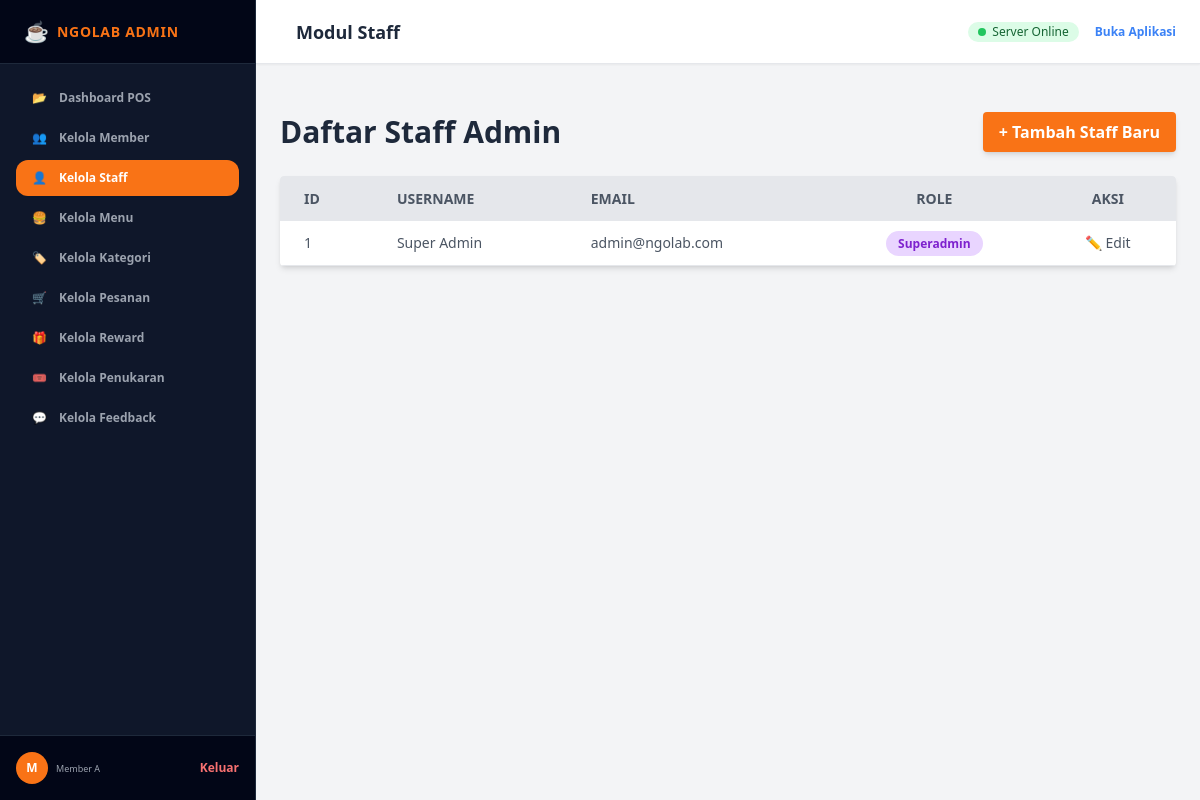
The app's page /admin/admin_dashboard.php?page=staff (signed in) with its own data.
### tables this page shows
CREATE TABLE IF NOT EXISTS `TABEL_STAFF` (
  `id_staff` INT AUTO_INCREMENT PRIMARY KEY,
  `username` VARCHAR(100) NOT NULL,
  `email` VARCHAR(100) NOT NULL UNIQUE,
  `password` VARCHAR(255) NOT NULL,
  `role` ENUM('admin', 'kasir', 'superadmin') NOT NULL DEFAULT 'admin',
  `no_hp` VARCHAR(20) DEFAULT NULL UNIQUE,
  `nim` VARCHAR(20) DEFAULT NULL,
  `created_at` TIMESTAMP DEFAULT CURRENT_TIMESTAMP
);

### admin/kelola_staff.php (the view, shortened to what this page needs)
<?php
$staff_list = $conn->query("SELECT * FROM TABEL_STAFF ORDER BY id_staff DESC");
?>
<div class="container mx-auto">
    <div class="flex justify-between items-center mb-6">
        <h1 class="text-3xl font-bold text-slate-800">Daftar Staff Admin</h1>
        <button onclick="openCreateModal()" class="bg-orange-500 hover:bg-orange-600 text-white font-bold py-2 px-4 rounded shadow-md">
            + Tambah Staff Baru
        </button>
    </div>
    <div class="bg-white shadow-md rounded my-6 overflow-x-auto">
        <table class="min-w-full w-full table-auto">
            <thead>
                <tr class="bg-gray-200 text-gray-600 uppercase text-sm leading-normal">
                    <th class="py-3 px-6 text-left">ID</th>
                    <th class="py-3 px-6 text-left">Username</th>
                    <th class="py-3 px-6 text-left">Email</th>
                    <th class="py-3 px-6 text-center">Role</th>
                    <th class="py-3 px-6 text-center">Aksi</th>
                </tr>
            </thead>
            <tbody class="text-gray-600 text-sm font-light">
                <?php while($row = $staff_list->fetch_assoc()): ?>
                <tr class="border-b border-gray-200 hover:bg-gray-100">
                    <td class="py-3 px-6 text-left whitespace-nowrap">
                        <span class="font-medium"><?= $row['id_staff'] ?></span>
                    </td>
                    <td class="py-3 px-6 text-left">
                        <span><?= htmlspecialchars($row['username']) ?></span>
                    </td>
                    <td class="py-3 px-6 text-left">
                        <span><?= htmlspecialchars($row['email']) ?></span>
                    </td>
                    <td class="py-3 px-6 text-center">
                        <?php if($row['role'] === 'superadmin'): ?>
                            <span class="bg-purple-200 text-purple-700 py-1 px-3 rounded-full text-xs font-bold">Superadmin</span>
                        <?php else: ?>
                            <span class="bg-blue-200 text-blue-700 py-1 px-3 rounded-full text-xs font-bold capitalize"><?= htmlspecialchars($row['role']) ?></span>
                        <?php endif; ?>
                    </td>
                    <td class="py-3 px-6 text-center">
                        <div class="flex item-center justify-center space-x-3">
                            <button onclick="openEditModal(<?= $row['id_staff'] ?>, '<?= addslashes($row['username']) ?>', '<?= addslashes($row['email']) ?>', '<?= $row['role'] ?>', '<?= addslashes($row['no_hp'] ?? '') ?>', '<?= addslashes($row['nim'] ?? '') ?>')" class="transform hover:text-blue-500 hover:scale-110">
                                ✏️ Edit
                            </button>
                        </div>
                    </td>
                </tr>
                <?php endwhile; ?>
            </tbody>
        </table>
    </div>
</div>
</div>

### records on screen
tabel_staff: id_staff "1", username "Super Admin", email "admin@ngolab.com", role "Superadmin"

### other values on screen
substr($_SESSION['admin_username'], 0, 1) "M"
$_SESSION['admin_username'] "Member A"
$page "Staff"
